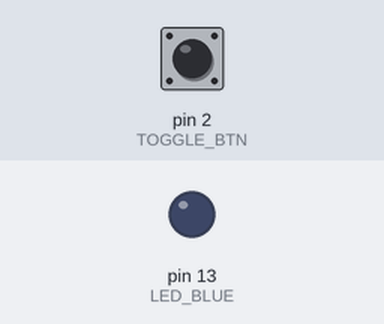
Bench run of a sketch on a simulated Arduino Uno, built with avr-gcc and run on an emulated ATmega328P. Parts: output pins drawn as LEDs (lit = HIGH). The inputs (shaded band) are chosen by the test bench; at power-on: pin 2 (TOGGLE_BTN) LOW. What the sketch prints to the serial monitor is not drawn.

Above: at 2.8 s.
2.9 s: pin 2 (TOGGLE_BTN) pulled HIGH for 1.2 s
At 3.5 s:
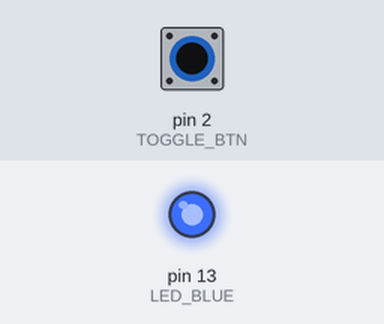
6.5 s: pin 2 (TOGGLE_BTN) pulled HIGH for 3.2 s
At 11.4 s:
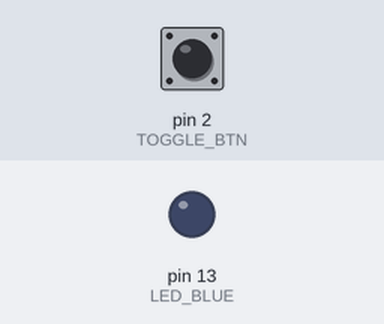
Timing chart, 0 to 12.9 s (numbered marks = the images above; inputs shaded):
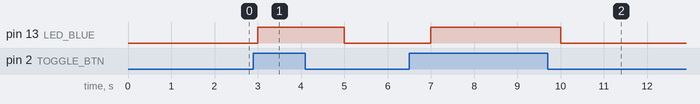

The sketch:

5_btn_led_cnt.ino
```cpp
/*
 * 제목: Btn_LED(버튼 LED 실험)
 * 작성: 정도윤(Doyun Jung)
 * 작성일자: 2022-04-08
 * 비고:
 */

const int LED_BLUE = 13;
const int TOGGLE_BTN = 2;

const int PULL_UP = 1;
const int PULL_DOWN = 0;

const int END_CNT = 5;

int readBtnValue = 0;
int toggle = 0;

int btnStateCnt = 0;

void setup() {

  Serial.begin(9600);
  pinMode(TOGGLE_BTN, INPUT);
  pinMode(LED_BLUE, OUTPUT);

}

void loop() {

  readBtnValue = digitalRead(TOGGLE_BTN);

  // 버튼을 눌렀을 때
  if ( readBtnValue == PULL_UP ){
    toggle = 1;
    btnStateCnt++;
  }
  else if ( readBtnValue == PULL_DOWN ){
    toggle = 0;
  }

  if ( toggle == 1 ) {
    digitalWrite(LED_BLUE, HIGH);
  }
  else {
    digitalWrite(LED_BLUE, LOW);
  }

  Serial.print("버튼 상태:");
  Serial.println(readBtnValue);
  Serial.print("BtnStateCounter:");
  Serial.println(btnStateCnt);

  delay(1000);

}
```

Measured:
- after the input at 2.9 s, pin 13 (LED_BLUE): LOW → HIGH after 0.10 s, → LOW 2.0 s later
- after the input at 6.5 s, pin 13 (LED_BLUE): LOW → HIGH after 0.50 s, → LOW 3.0 s later
